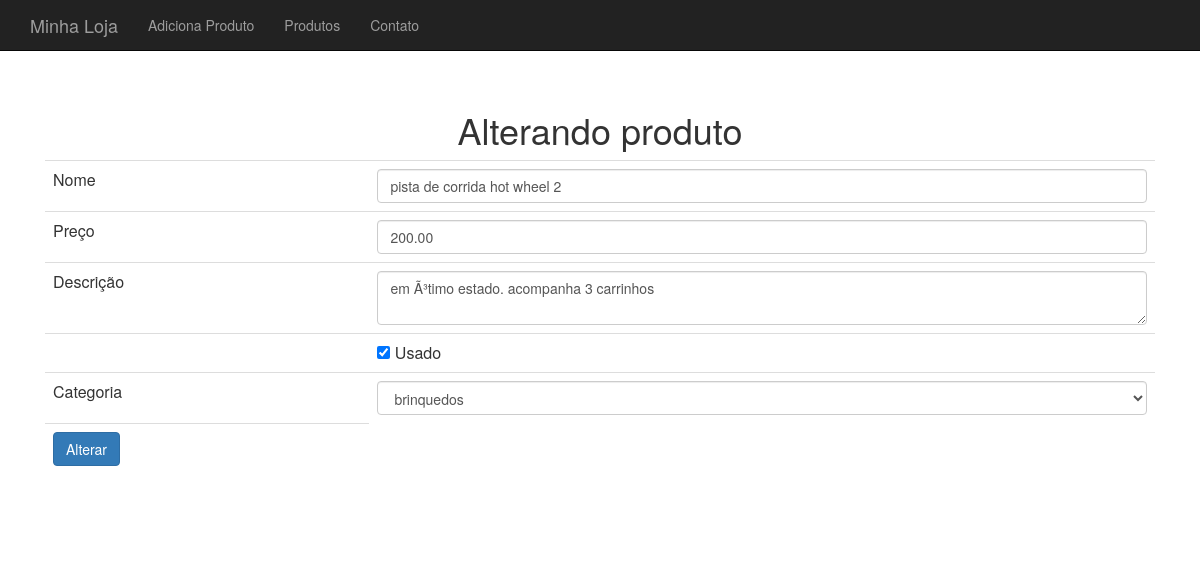
/produto-altera-formulario.php?id=4, run on the app's committed database.
### tables this page shows
CREATE TABLE `produtos` (
  `id` int(11) NOT NULL,
  `nome` varchar(255) DEFAULT NULL,
  `preco` decimal(10,2) DEFAULT NULL,
  `descricao` text,
  `categoria_id` int(11) DEFAULT NULL,
  `usado` tinyint(1) DEFAULT '0'
);

### banco-produto.php (called while the page is built, shortened)
<?php
function buscaProduto($conexao, $id) {
    $query = "select * from produtos where id = {$id}";
    $resultado = mysqli_query($conexao, $query);
    return mysqli_fetch_assoc($resultado);
}

### banco-categoria.php (called while the page is built, shortened)
<?php
function listaCategorias($conexao) {
    $categorias = array();
    $query = "select * from categorias";
    $resultado = mysqli_query($conexao, $query);
    while($categoria = mysqli_fetch_assoc($resultado)) {
        array_push($categorias, $categoria);
    }
    return $categorias;
}

### produto-formulario-base.php (the view)
<tr>
    <td>Nome</td>
    <td><input class="form-control" type="text" name="nome" value="<?=$produto['nome']?>" /></td>
</tr>
<tr>
    <td>Preço</td>
    <td><input class="form-control" type="number" name="preco" value="<?=$produto['preco']?>" /></td>
</tr>
<tr>
    <td>Descrição</td>
    <td><textarea class="form-control" name="descricao"><?=$produto['descricao']?></textarea></td>
</tr>
<tr>
    <td></td>
    <td><input type="checkbox" name="usado" <?=$usado?> value="true"> Usado
</tr>
<tr>
    <td>Categoria</td>
    <td>
        <select class="form-control" name="categoria_id">
            <?php foreach($categorias as $categoria) :
                $essaEhACategoria = $produto['categoria_id'] == $categoria['id'];
                $selecao = $essaEhACategoria ? "selected='selected'" : "";
            ?>
                <option value="<?=$categoria['id']?>" <?=$selecao?>>
                    <?=$categoria['nome']?>
                </option>
            <?php endforeach ?>
        </select>
    </td>
</tr>

### css/loja.css (style rules this page uses)
body { padding-top: 50px; }

### data on the page
produtos: nome "pista de corrida hot wheel 2", preco "200.00", descricao "em Ã³timo estado. acompanha 3 carrinhos"

### other printed values
form field categoria_id "brinquedos"
